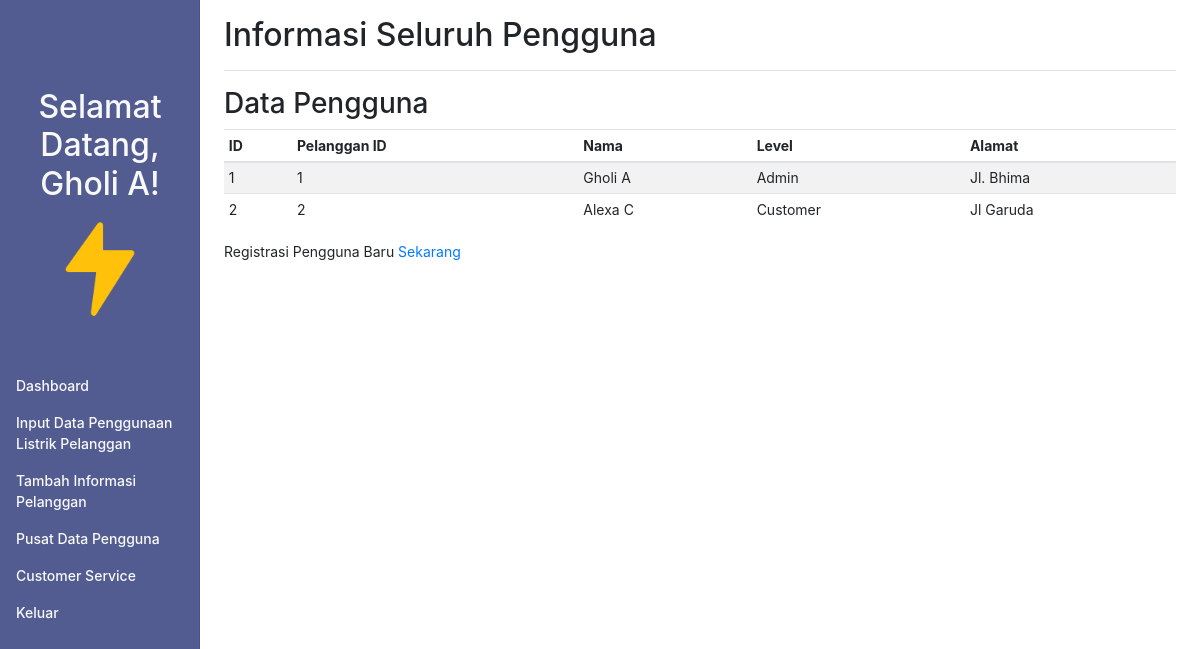
Page /infopelanggan.php (signed in) on the committed database.
### tables this page shows
CREATE TABLE `pelanggan` (
  `id` int(11) NOT NULL,
  `user_id` int(11) DEFAULT NULL,
  `address` varchar(255) DEFAULT NULL
);

CREATE TABLE `user` (
  `id` int(11) NOT NULL,
  `name` varchar(100) NOT NULL,
  `level_id` int(11) DEFAULT NULL,
  `password` varchar(255) NOT NULL
);

CREATE TABLE `level` (
  `id` int(11) NOT NULL,
  `name` varchar(50) NOT NULL
);

### infopelanggan.php (the view, shortened to what this page needs)
<?php
$host = 'localhost';
$dbname = 'electricity_payment';
$username = 'root';
$password = '';
try {
    $pdo = new PDO("mysql:host=$host;dbname=$dbname", $username, $password);
    $pdo->setAttribute(PDO::ATTR_ERRMODE, PDO::ERRMODE_EXCEPTION);
} catch (PDOException $e) {
    echo 'Connection failed: ' . $e->getMessage();
    exit;
}
$query = $pdo->query('
    SELECT p.id, p.user_id, u.name as user_name, l.name as level_name, p.address
    FROM pelanggan p
    JOIN user u ON p.user_id = u.id
    JOIN level l ON u.level_id = l.id
');
$pelangganResults = $query->fetchAll(PDO::FETCH_ASSOC);
?>
<!DOCTYPE html>
<html lang="en">
<head>
    <link href="https://stackpath.bootstrapcdn.com/bootstrap/4.5.2/css/bootstrap.min.css" rel="stylesheet">
    <link href="style.css" rel="stylesheet">
</head>
<body>
    <div class="container-fluid">
        <div class="row">
            <nav id="sidebar" class="col-md-3 col-lg-2 d-md-block sidebar" style="background-color: #535C91;">
                <div class="position-sticky pt-3">
                    <ul class="nav flex-column">
                        <h2 class="text-center  text-light p-2 mt-3">Selamat Datang, <?php echo htmlspecialchars($_SESSION['username']); ?>!</h2>
                        <li class="nav-item d-flex justify-content-center align-items-center">
                            <img src="listrik.png" alt="Dashboard Icon" class="img-fluid mb-5" width="100px" height="100px">
                        </li>
                        <li class="nav-item">
                            <a class="nav-link active text-light" href="index.php">
                                Dashboard
                            </a>
                        </li>
                        <li class="nav-item">
                            <a class="nav-link text-light" href="inputdata.php">
                                Input Data Penggunaan Listrik Pelanggan
                            </a>
                        </li>
                        <li class="nav-item">
                            <a class="nav-link text-light" href="akunpelanggan.php">
                                Tambah Informasi Pelanggan
                            </a>
                        </li>
                        <li class="nav-item">
                            <a class="nav-link text-light" href="infopelanggan.php">
                                Pusat Data Pengguna
                            </a>
                        </li>
                        <li class="nav-item">
                            <a class="nav-link text-light" href="https://app.crisp.chat/website/018bc410-5f1c-4ff2-be7c-1ac608cbd27a/inbox/session_c8c70922-ee8d-42e8-8c6a-786386c76944/" target="_blank">
                                Customer Service
                            </a>
                        </li>
                        <li class="nav-item">
                            <a class="nav-link text-light" href="logout.php" onclick="confirmLogout(event)">
                                Keluar
                            </a>
                        </li>
                    </ul>
                </div>
            </nav>
            <main role="main" class="col-md-9 ml-sm-auto col-lg-10 px-md-4">
                <div class="d-flex justify-content-between flex-wrap flex-md-nowrap align-items-center pt-3 pb-2 mb-3 border-bottom">
                    <h1 class="h2">Informasi Seluruh Pengguna</h1>
                </div>
                <div class="table-responsive">
                    <h3>Data Pengguna</h3>
                    <table class="table table-striped table-sm">
                        <thead>
                            <tr>
                                <th>ID</th>
                                <th>Pelanggan ID</th>
                                <th>Nama</th>
                                <th>Level</th>
                                <th>Alamat</th>
                            </tr>
                        </thead>
                        <tbody>
                            <?php if (count($pelangganResults) > 0) : ?>
                                <?php foreach ($pelangganResults as $row) : ?>
                                    <tr>
                                        <td><?= htmlspecialchars($row['id']) ?></td>
                                        <td><?= htmlspecialchars($row['user_id']) ?></td>
                                        <td><?= htmlspecialchars($row['user_name']) ?></td>
                                        <td><?= htmlspecialchars($row['level_name']) ?></td>
                                        <td><?= htmlspecialchars($row['address']) ?></td>
                                    </tr>
                                <?php endforeach; ?>
                            <?php else : ?>
                                <tr>
                                    <td colspan="5">No results found</td>
                                </tr>
                            <?php endif; ?>
                        </tbody>
                    </table>
                </div>
                <div class="table-responsive">
                    <p>Registrasi Pengguna Baru  <a href="registrasi_akun.php">Sekarang</a></p>
                </div>
            </main>
        </div>
    </div>
</body>
</html>

### style.css (style rules this page uses)
body { font-size: .875rem; }
.sidebar { position: fixed; top: 0; bottom: 0; left: 0; z-index: 100; padding: 48px 0 0; box-shadow: inset -1px 0 0 rgba(0, 0, 0, .1); }
.sidebar .nav-link { font-weight: 500; color: #333; }
.sidebar .nav-link.active { color: #007bff; }
.nav-link { color: #fff; }

### rows in the picture
pelanggan: id "1", user "1", user.name "Gholi A", level.name "Admin", address "Jl. Bhima"
pelanggan: id "2", user "2", user.name "Alexa C", level.name "Customer", address "Jl Garuda"

### other values in the picture
$_SESSION['username'] "Gholi A"
